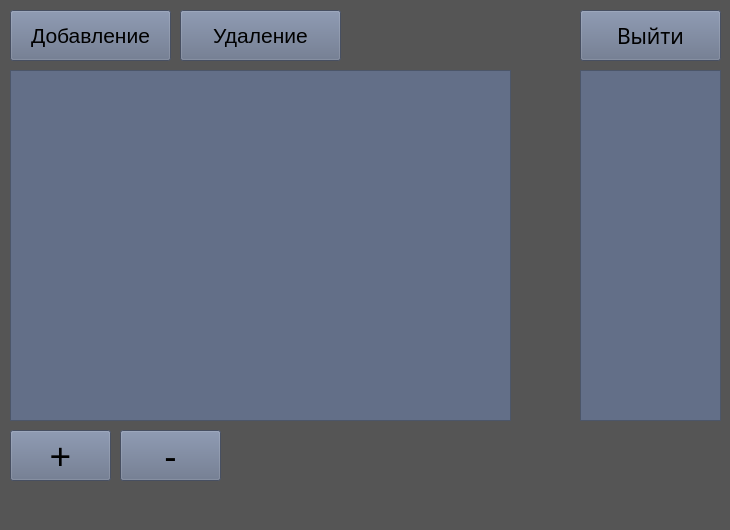
<?xml version="1.0" encoding="UTF-8"?>
<ui version="4.0">
 <class>budget_accounting_systems</class>
 <widget class="QMainWindow" name="budget_accounting_systems">
  <property name="geometry">
   <rect>
    <x>0</x>
    <y>0</y>
    <width>730</width>
    <height>530</height>
   </rect>
  </property>
  <property name="minimumSize">
   <size>
    <width>730</width>
    <height>530</height>
   </size>
  </property>
  <property name="maximumSize">
   <size>
    <width>730</width>
    <height>530</height>
   </size>
  </property>
  <property name="windowTitle">
   <string>MainWindow</string>
  </property>
  <property name="styleSheet">
   <string notr="true">
background-color: #555555;</string>
  </property>
  <widget class="QWidget" name="centralwidget">
   <widget class="QPushButton" name="Addendum">
    <property name="geometry">
     <rect>
      <x>10</x>
      <y>10</y>
      <width>161</width>
      <height>51</height>
     </rect>
    </property>
    <property name="font">
     <font>
      <pointsize>16</pointsize>
     </font>
    </property>
    <property name="styleSheet">
     <string notr="true">background-color: rgb(99, 111, 136);</string>
    </property>
    <property name="text">
     <string>Добавление</string>
    </property>
   </widget>
   <widget class="QPushButton" name="Exit">
    <property name="geometry">
     <rect>
      <x>580</x>
      <y>10</y>
      <width>141</width>
      <height>51</height>
     </rect>
    </property>
    <property name="font">
     <font>
      <family>Nirmala UI Semilight</family>
      <pointsize>16</pointsize>
     </font>
    </property>
    <property name="styleSheet">
     <string notr="true">background-color: rgb(99, 111, 136);</string>
    </property>
    <property name="text">
     <string>Выйти</string>
    </property>
   </widget>
   <widget class="QTableView" name="tableView">
    <property name="geometry">
     <rect>
      <x>10</x>
      <y>70</y>
      <width>501</width>
      <height>351</height>
     </rect>
    </property>
    <property name="styleSheet">
     <string notr="true">background-color: rgb(99, 111, 136);</string>
    </property>
   </widget>
   <widget class="QPushButton" name="Removal">
    <property name="geometry">
     <rect>
      <x>180</x>
      <y>10</y>
      <width>161</width>
      <height>51</height>
     </rect>
    </property>
    <property name="font">
     <font>
      <pointsize>16</pointsize>
     </font>
    </property>
    <property name="styleSheet">
     <string notr="true">background-color: rgb(99, 111, 136);</string>
    </property>
    <property name="text">
     <string>Удаление</string>
    </property>
   </widget>
   <widget class="QTableView" name="tableView_2">
    <property name="geometry">
     <rect>
      <x>580</x>
      <y>70</y>
      <width>141</width>
      <height>351</height>
     </rect>
    </property>
    <property name="styleSheet">
     <string notr="true">background-color: rgb(99, 111, 136);</string>
    </property>
   </widget>
   <widget class="QPushButton" name="plus">
    <property name="geometry">
     <rect>
      <x>10</x>
      <y>430</y>
      <width>101</width>
      <height>51</height>
     </rect>
    </property>
    <property name="font">
     <font>
      <pointsize>28</pointsize>
     </font>
    </property>
    <property name="styleSheet">
     <string notr="true">background-color: rgb(99, 111, 136);</string>
    </property>
    <property name="text">
     <string>+</string>
    </property>
   </widget>
   <widget class="QPushButton" name="min">
    <property name="geometry">
     <rect>
      <x>120</x>
      <y>430</y>
      <width>101</width>
      <height>51</height>
     </rect>
    </property>
    <property name="font">
     <font>
      <pointsize>28</pointsize>
     </font>
    </property>
    <property name="styleSheet">
     <string notr="true">background-color: rgb(99, 111, 136);</string>
    </property>
    <property name="text">
     <string>-</string>
    </property>
   </widget>
  </widget>
  <widget class="QMenuBar" name="menubar">
   <property name="geometry">
    <rect>
     <x>0</x>
     <y>0</y>
     <width>730</width>
     <height>25</height>
    </rect>
   </property>
  </widget>
  <widget class="QStatusBar" name="statusbar"/>
 </widget>
 <resources/>
 <connections/>
</ui>
